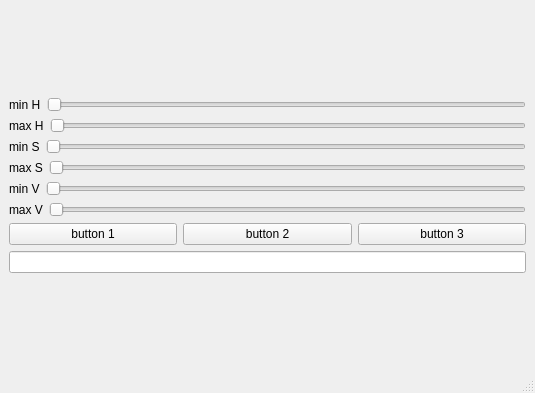
<?xml version="1.0" encoding="UTF-8"?>
<ui version="4.0">
 <class>MainWindow</class>
 <widget class="QMainWindow" name="MainWindow">
  <property name="geometry">
   <rect>
    <x>0</x>
    <y>0</y>
    <width>535</width>
    <height>393</height>
   </rect>
  </property>
  <property name="windowTitle">
   <string>MainWindow</string>
  </property>
  <widget class="QWidget" name="centralwidget">
   <layout class="QVBoxLayout" name="verticalLayout_2">
    <item>
     <layout class="QVBoxLayout" name="verticalLayout">
      <item>
       <layout class="QHBoxLayout" name="horizontalLayout_2">
        <item>
         <widget class="QLabel" name="label">
          <property name="text">
           <string>min H</string>
          </property>
         </widget>
        </item>
        <item>
         <widget class="QSlider" name="min_h">
          <property name="orientation">
           <enum>Qt::Horizontal</enum>
          </property>
         </widget>
        </item>
       </layout>
      </item>
      <item>
       <layout class="QHBoxLayout" name="horizontalLayout_3">
        <item>
         <widget class="QLabel" name="label_2">
          <property name="text">
           <string>max H</string>
          </property>
         </widget>
        </item>
        <item>
         <widget class="QSlider" name="max_h">
          <property name="orientation">
           <enum>Qt::Horizontal</enum>
          </property>
         </widget>
        </item>
       </layout>
      </item>
      <item>
       <layout class="QHBoxLayout" name="horizontalLayout_4">
        <item>
         <widget class="QLabel" name="label_3">
          <property name="text">
           <string>min S</string>
          </property>
         </widget>
        </item>
        <item>
         <widget class="QSlider" name="min_s">
          <property name="orientation">
           <enum>Qt::Horizontal</enum>
          </property>
         </widget>
        </item>
       </layout>
      </item>
      <item>
       <layout class="QHBoxLayout" name="horizontalLayout_5">
        <item>
         <widget class="QLabel" name="label_4">
          <property name="text">
           <string>max S</string>
          </property>
         </widget>
        </item>
        <item>
         <widget class="QSlider" name="max_s">
          <property name="orientation">
           <enum>Qt::Horizontal</enum>
          </property>
         </widget>
        </item>
       </layout>
      </item>
      <item>
       <layout class="QHBoxLayout" name="horizontalLayout_6">
        <item>
         <widget class="QLabel" name="label_5">
          <property name="text">
           <string>min V</string>
          </property>
         </widget>
        </item>
        <item>
         <widget class="QSlider" name="min_v">
          <property name="orientation">
           <enum>Qt::Horizontal</enum>
          </property>
         </widget>
        </item>
       </layout>
      </item>
      <item>
       <layout class="QHBoxLayout" name="horizontalLayout_7">
        <item>
         <widget class="QLabel" name="label_6">
          <property name="text">
           <string>max V</string>
          </property>
         </widget>
        </item>
        <item>
         <widget class="QSlider" name="max_v">
          <property name="orientation">
           <enum>Qt::Horizontal</enum>
          </property>
         </widget>
        </item>
       </layout>
      </item>
      <item>
       <layout class="QHBoxLayout" name="horizontalLayout">
        <item>
         <widget class="QPushButton" name="btn1">
          <property name="text">
           <string>button 1</string>
          </property>
         </widget>
        </item>
        <item>
         <widget class="QPushButton" name="btn2">
          <property name="text">
           <string>button 2</string>
          </property>
         </widget>
        </item>
        <item>
         <widget class="QPushButton" name="btn3">
          <property name="text">
           <string>button 3</string>
          </property>
         </widget>
        </item>
       </layout>
      </item>
      <item>
       <widget class="QLineEdit" name="edt"/>
      </item>
     </layout>
    </item>
   </layout>
  </widget>
  <widget class="QMenuBar" name="menubar">
   <property name="geometry">
    <rect>
     <x>0</x>
     <y>0</y>
     <width>535</width>
     <height>25</height>
    </rect>
   </property>
  </widget>
  <widget class="QStatusBar" name="statusbar"/>
 </widget>
 <resources/>
 <connections/>
</ui>
